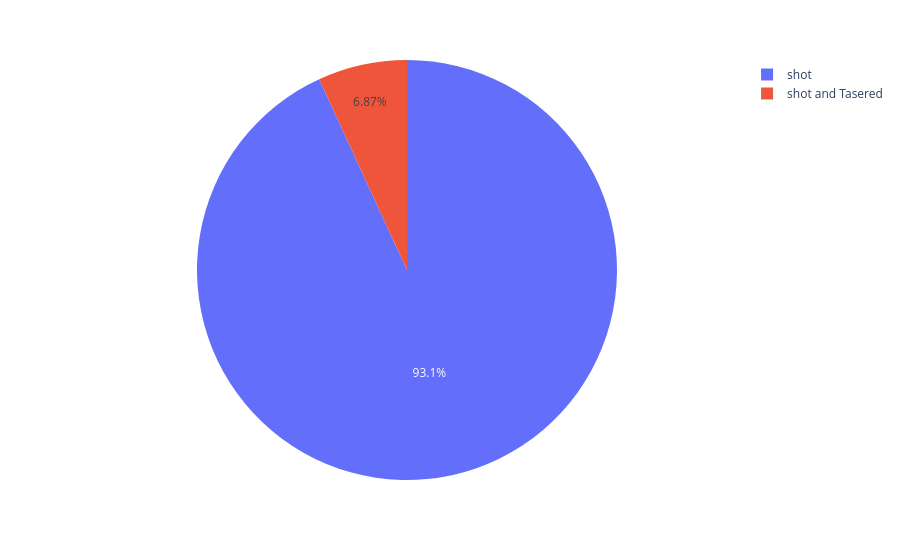

The cell this chart's notebook holds for it:
### Code cell
fig = px.pie(manner_of_death, values='count', names=manner_of_death.index)
fig.show()

### Figure 1 — Plotly figure (JSON) as saved in the notebook; plotly's stock layout.template omitted (floating-point values rounded to 4 significant figures)
{"data": [{"domain": {"x": [0, 1], "y": [0, 1]}, "hovertemplate": "label=%{label}<br>count=%{value}<extra></extra>", "labels": ["shot", "shot and Tasered"], "legendgroup": "", "name": "", "showlegend": true, "type": "pie", "values": [2089, 154]}], "layout": {"legend": {"tracegroupgap": 0}, "margin": {"t": 60}}}
